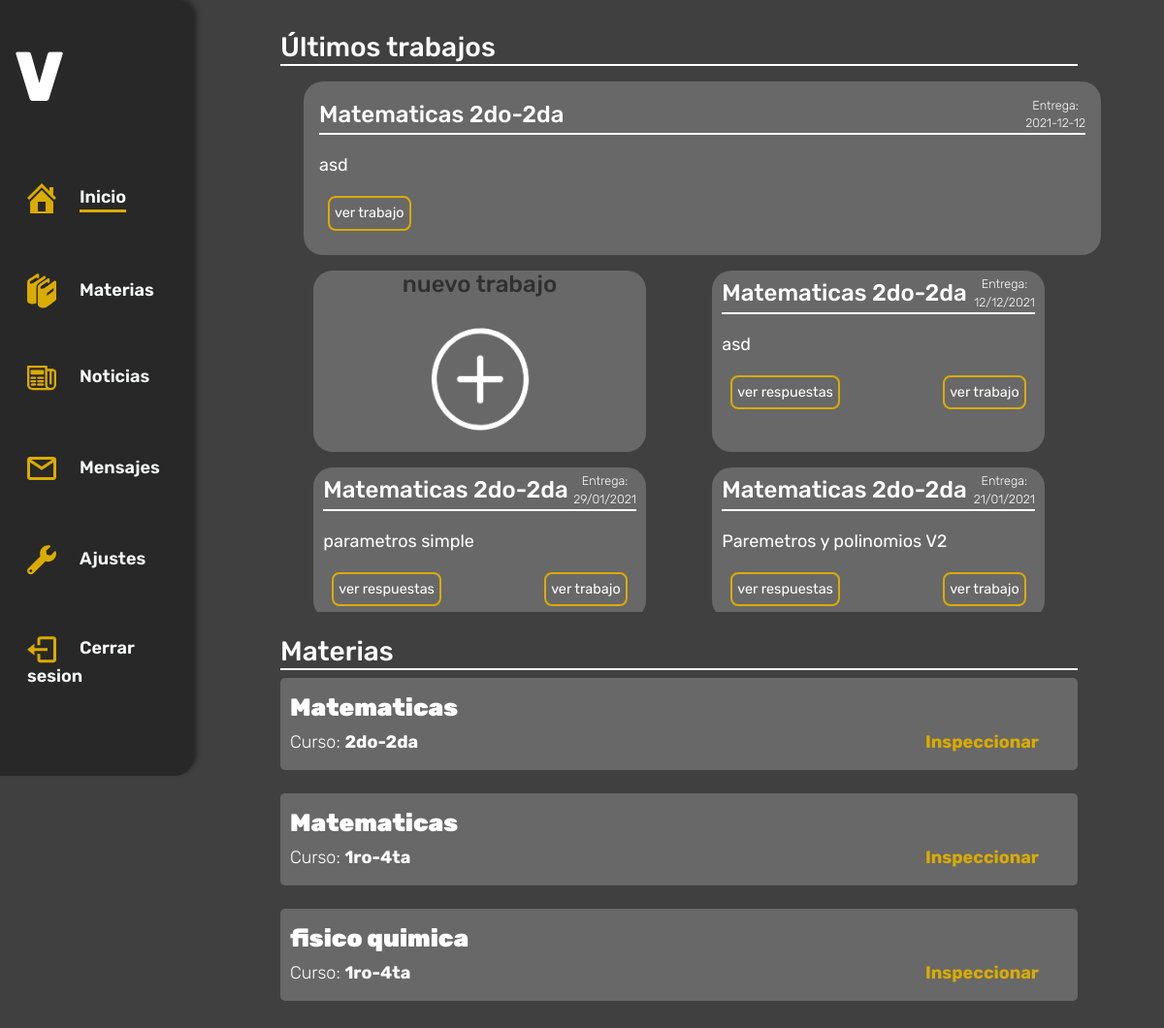
/profesor/ (signed in), run on the app's committed database.
### usuarios/models.py (models this page shows, shortened)
class Trabajo(models.Model):
    titulo = models.CharField(max_length=50)
    materia = models.ForeignKey(Materia, on_delete = models.CASCADE, null=True, blank=True)
    fecha_de_subida = models.DateTimeField(auto_now_add=True)
    fecha_de_entrega = models.DateTimeField(auto_now_add=False)
    tipo_de_trabajo = models.ForeignKey(TipoDeTarea, on_delete = models.CASCADE, null=True, blank=True)
    consigna = models.CharField(max_length=50)
    contenido = models.TextField()
    fuentes = models.CharField(max_length=50)
    class Meta():
        ordering = ['-fecha_de_subida']
    def __str__(self):
        return self.titulo

class Materia(models.Model):
    nombre = models.CharField(max_length=50)
    curso = models.ForeignKey(Cursoos, on_delete = models.CASCADE, null=True, blank=True)
    profesor = models.ForeignKey(Profesor, on_delete = models.CASCADE, null=True, blank=True)
    trabajos_entregados = models.IntegerField(null=True, blank=True)
    class Meta():
        ordering = ['nombre']
    def __str__(self):
        nombre_y_curso = self.nombre + " " + str(self.curso)
        return nombre_y_curso

class Cursoos(models.Model):
    curso = models.CharField(max_length=10, null=True, blank=True)
    division = models.CharField(max_length=10, null=True, blank=True)
    class Meta():
        ordering = ['curso']
    def __str__(self):
        curso_y_division = self.curso + "-" + self.division
        return curso_y_division

### volder_app/decorators.py (the view)
        def wrapper(request, *args, **kwargs):
            if not hasattr(request.user, self.attribute):
                return redirect(self.redirect_to_url, **self.args_dict_to_redirect)
            return view(request, *args, **kwargs)

### profesor/views.py (called while the page is built)
@RequiredUserAttribute(attribute = 'profesor', redirect_to_url = '/preceptor/')
def main(request):
    trabajos = Trabajo.objects.all().order_by("-fecha_de_subida")
    materias = Materia.objects.filter(profesor = request.user.profesor)
    for trabajo in trabajos:
        if trabajo.materia.profesor == request.user.profesor:
            ultimo_trabajo = trabajo
            break
    cont = {
        "materias":materias,
        "trabajos":trabajos,
        "ultimo_trabajo":ultimo_trabajo,
    }
    return render(request, "profesor/main.html", cont)

### profesor/templates/profesor/main.html
{% extends 'profesor/base.html' %}
{% load static %}
{% block content %}
<div id="inicio" class=" mid-contenido-animacion col col-md-9 mx-auto my-4 px-4">
    <div class="contenido-block tarea-animacion col-12 col-md-12  mx-auto mt-2" >
        <h3 class="contenido--block--title col-12">Últimos trabajos</h3>
        <div id="trabajo-{{ultimo_trabajo.id}" class="trabajo trabajos-animacion col p-3 my-2 ml-4">
            <div class="trabajo--titulo">
                <h4 class="titulo--nombre">{{ultimo_trabajo.materia}}</h4>
                <p class="titulo--fecha"> Entrega: <br> {{ ultimo_trabajo.fecha_de_entrega|date:'Y-m-d' }}</p>
            </div>
            <p class="trabajo--p">  {{ultimo_trabajo}}  </p>
            <div class="trabajo--end">
                <a id="button-{{ultimo_trabajo.id}}" href="{% url 'ver_trabajo' ultimo_trabajo.id %}" class="btn">ver trabajo</a>
            </div>
        </div>
        <div class="row block--cont">
            <div class="añadir-trabajo trabajos trabajos-animacion col-10 col-md-8 col-lg-5  mx-auto my-2">
                <div class="añadir-trabajo-titulo">
                    <p class="h4 mini-titulo text-center">nuevo trabajo</p>
                </div>
                <div class="añadir-trabajo-imagen">
                    <a href="{% url 'añadir_trabajo' %}" class="text-center">
                        <img src="{% static 'img/mas.png' %} " >
                    </a>
                </div>
            </div>
            {% for trabajo in trabajos %}
                {% if trabajo.materia.profesor == user.profesor %}
                    <div id="trabajo-{{trabajo.id}}" class="trabajo trabajos-animacion col-10 col-md-8 col-lg-5 my-2  mx-auto ">
                        <div class="trabajo--titulo">
                            <h4 class="titulo--nombre">{{trabajo.materia}}</h4>
                            <p class="titulo--fecha"> Entrega: <br> {{trabajo.fecha_de_entrega|date:'d/m/Y'}}</p>
                        </div>
                        <p class="trabajo--p">  {{trabajo}}  </p>
                        <div class="trabajo--end">
                            <a id="button-2-{{trabajo.id}}" href="{% url 'respuesta_trabajo' trabajo.id %}" class="btn">ver respuestas</a>
                            <a id="button-{{trabajo.id}}" href="{% url 'ver_trabajo' trabajo.id %}" class="btn ml-auto">ver trabajo</a>
                        </div>
                    </div>
                {% endif %}
            {% endfor %}
        </div>
    </div>
    <div id="materia"  class="contenido-block tarea2-animacion col-12 mx-auto my-4">
        <h3 id="materias" class="contenido--block--title col-12">Materias</h3>
        {% for materia in materias %}
            <div class="materia col-12 mb-4 mx-auto">
                <h4 class="materia--titulo">{{materia.nombre}}</h4>
                <div class="row">
                    <p class="materia--p">Curso: <a href="{% url 'mensajes' materia.profesor.user_id %}">{{materia.curso}} </a> </p>
                    <a href="{% url 'ver_materia' materia.id %}" class="materia--a">Inspeccionar</a>
                </div>
            </div>
        {% endfor %}
    </div>
</div>
{% endblock %}

### volder_app/static/css/estudiante/main.css (style rules this page uses)
:root { --naranja:#DAAB00; --negro:#282828; --bg:#404040; --grey:#686868; --white:#FFF; }
* { margin: 0px; padding: 0px; outline: none; }
p { margin:0 }
.row { margin: 0px !important; padding: 0px !important; }
body { max-width: 100vw; overflow-x: hidden; font-size: 18px; font-family:'Rubik', sans-serif; }
.contenido-block:first-child { margin-top: 2em; }
.contenido--block--title { color:var(--white); display: inline-block; text-align: left; padding: 0; border-bottom: 2px solid var(--white) ; }
.block--cont { height:auto; max-height: 360px; overflow:auto; }
.trabajo { color: var(--white); display: inline-block; background-color: var(--grey); border-radius: 20px; padding: 5px 10px; }
.trabajo--titulo { display:flex; align-items: center; border-bottom: 2px solid var(--white); }
.titulo--nombre, .titulo--fecha { margin-bottom:0; }
.titulo--nombre { font-weight:500; }
.titulo--fecha { text-align:center; margin-left: auto; font-size: .7em; font-weight:100; }
.trabajo--p { margin: 1em 0 1em 0; }
.trabajo--end { display:flex; position: relative; bottom:0; margin: .5em; }
.trabajo--end .btn, .button--especial { font-size: .8em; border: 2px solid var(--naranja); border-radius: 8px; background-color: transparent; color:var(--white); padding: 5px; }
.materia { background-color: var(--grey); border-radius:5px; color:white; padding: 15px 40px 15px 10px; }
.materia--titulo { font-size: 1.4em; font-weight: 900; }
.materia--p { margin: 0; font-weight: 100; }
.materia--p > a { color:white; font-weight: 700; }
.materia--a { color: var(--naranja); font-weight: 700; margin-left: auto; }
.añadir-trabajo { border-radius: 20px; }
.añadir-trabajo { background-color: var(--grey); }
.mini-titulo { color: rgba(0, 0, 0, 0.534); }
.añadir-trabajo img { height: 150px; width: 150px; border-radius: 50%; display: block; margin:auto; }

### volder_app/templates/volder/carga.html (style rules this page uses)
*, *::after,*::before { margin: 0; padding: 0; -webkit-box-sezing: border-box; -moz-box-sezing: border-box; box-sezing: border-box; }

### data on the page
Trabajo: materia "Matematicas 2do-2da", fecha_de_entrega "2021-12-12", titulo "asd", fecha_de_entrega "12/12/2021"
Trabajo: materia "Matematicas 2do-2da", fecha_de_entrega "29/01/2021", titulo "parametros simple"
Trabajo: materia "Matematicas 2do-2da", fecha_de_entrega "21/01/2021", titulo "Paremetros y polinomios V2"
Materia: nombre "Matematicas", curso "2do-2da"
Materia: nombre "Matematicas", curso "1ro-4ta"
Materia: nombre "fisico quimica", curso "1ro-4ta"
